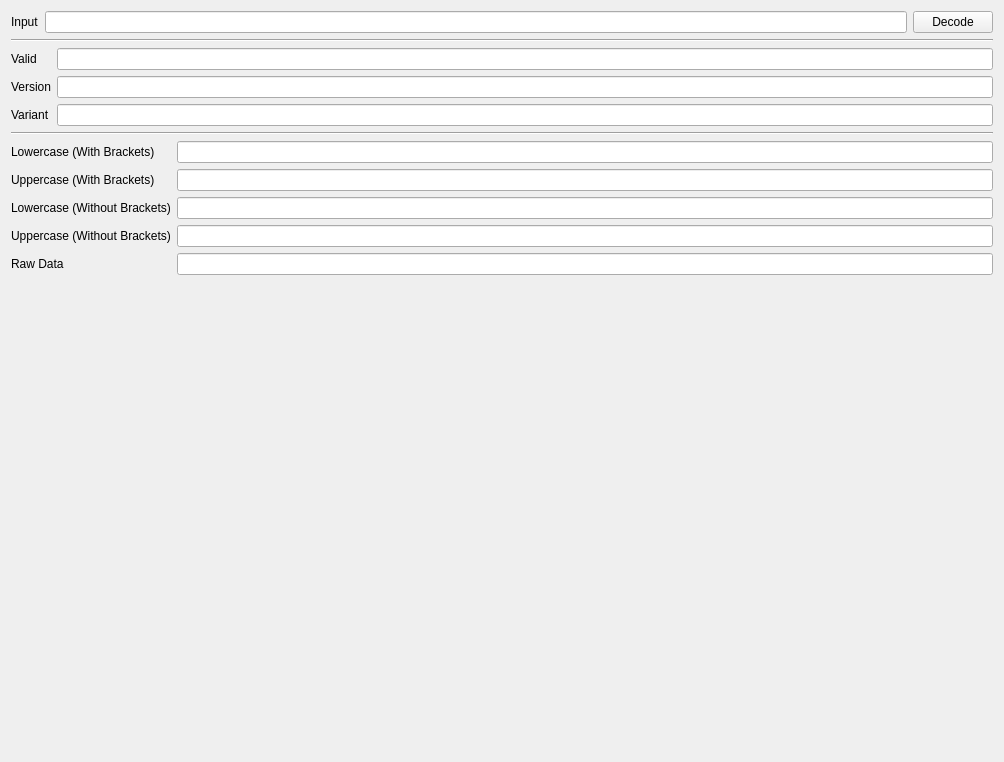
<?xml version="1.0" encoding="UTF-8"?>
<ui version="4.0">
 <class>UUIDDecoderModuleWidget</class>
 <widget class="QWidget" name="UUIDDecoderModuleWidget">
  <property name="geometry">
   <rect>
    <x>0</x>
    <y>0</y>
    <width>1004</width>
    <height>762</height>
   </rect>
  </property>
  <property name="windowTitle">
   <string>Form</string>
  </property>
  <layout class="QVBoxLayout" name="verticalLayout" stretch="0,0,0,0,1">
   <item>
    <layout class="QHBoxLayout" name="horizontalLayout">
     <item>
      <widget class="QLabel" name="inputLabel">
       <property name="text">
        <string>Input</string>
       </property>
      </widget>
     </item>
     <item>
      <widget class="QLineEdit" name="inputEdit"/>
     </item>
     <item>
      <widget class="QPushButton" name="decodeButton">
       <property name="text">
        <string>Decode</string>
       </property>
      </widget>
     </item>
    </layout>
   </item>
   <item>
    <widget class="Line" name="line">
     <property name="orientation">
      <enum>Qt::Horizontal</enum>
     </property>
    </widget>
   </item>
   <item>
    <layout class="QGridLayout" name="gridLayout_2" columnstretch="0,1">
     <property name="topMargin">
      <number>0</number>
     </property>
     <item row="0" column="0">
      <widget class="QLabel" name="validLabel">
       <property name="text">
        <string>Valid</string>
       </property>
      </widget>
     </item>
     <item row="0" column="1">
      <widget class="QLineEdit" name="validEdit">
       <property name="readOnly">
        <bool>true</bool>
       </property>
      </widget>
     </item>
     <item row="1" column="0">
      <widget class="QLabel" name="versionLabel">
       <property name="text">
        <string>Version</string>
       </property>
      </widget>
     </item>
     <item row="2" column="0">
      <widget class="QLabel" name="variantLabel">
       <property name="text">
        <string>Variant</string>
       </property>
      </widget>
     </item>
     <item row="1" column="1">
      <widget class="QLineEdit" name="versionEdit">
       <property name="readOnly">
        <bool>true</bool>
       </property>
      </widget>
     </item>
     <item row="2" column="1">
      <widget class="QLineEdit" name="variantEdit">
       <property name="readOnly">
        <bool>true</bool>
       </property>
      </widget>
     </item>
    </layout>
   </item>
   <item>
    <widget class="Line" name="line_2">
     <property name="orientation">
      <enum>Qt::Horizontal</enum>
     </property>
    </widget>
   </item>
   <item>
    <layout class="QGridLayout" name="gridLayout" columnstretch="0,1">
     <item row="2" column="1">
      <widget class="QLineEdit" name="lowerCaseWithoutBracketsEdit">
       <property name="readOnly">
        <bool>true</bool>
       </property>
      </widget>
     </item>
     <item row="2" column="0">
      <widget class="QLabel" name="lowerCaseWithoutBracketsLabel">
       <property name="text">
        <string>Lowercase (Without Brackets)</string>
       </property>
      </widget>
     </item>
     <item row="0" column="1">
      <widget class="QLineEdit" name="upperCaseWithBracketsEdit">
       <property name="readOnly">
        <bool>true</bool>
       </property>
      </widget>
     </item>
     <item row="3" column="1">
      <widget class="QLineEdit" name="upperCaseWithoutBracketsEdit">
       <property name="readOnly">
        <bool>true</bool>
       </property>
      </widget>
     </item>
     <item row="1" column="0">
      <widget class="QLabel" name="upperCaseWithBracketsLabel">
       <property name="text">
        <string>Uppercase (With Brackets)</string>
       </property>
      </widget>
     </item>
     <item row="1" column="1">
      <widget class="QLineEdit" name="lowerCaseWithBracketsEdit">
       <property name="readOnly">
        <bool>true</bool>
       </property>
      </widget>
     </item>
     <item row="4" column="1">
      <widget class="QLineEdit" name="rawDataEdit">
       <property name="readOnly">
        <bool>true</bool>
       </property>
      </widget>
     </item>
     <item row="4" column="0">
      <widget class="QLabel" name="rawDataLabel">
       <property name="text">
        <string>Raw Data</string>
       </property>
      </widget>
     </item>
     <item row="0" column="0">
      <widget class="QLabel" name="lowerCaseWithBracketsLabel">
       <property name="text">
        <string>Lowercase (With Brackets)</string>
       </property>
      </widget>
     </item>
     <item row="3" column="0">
      <widget class="QLabel" name="upperCaseWithoutBracketsLabel">
       <property name="text">
        <string>Uppercase (Without Brackets)</string>
       </property>
      </widget>
     </item>
     <item row="5" column="0" colspan="2">
      <spacer name="verticalSpacer">
       <property name="orientation">
        <enum>Qt::Vertical</enum>
       </property>
       <property name="sizeHint" stdset="0">
        <size>
         <width>20</width>
         <height>40</height>
        </size>
       </property>
      </spacer>
     </item>
    </layout>
   </item>
  </layout>
 </widget>
 <resources/>
 <connections/>
</ui>
